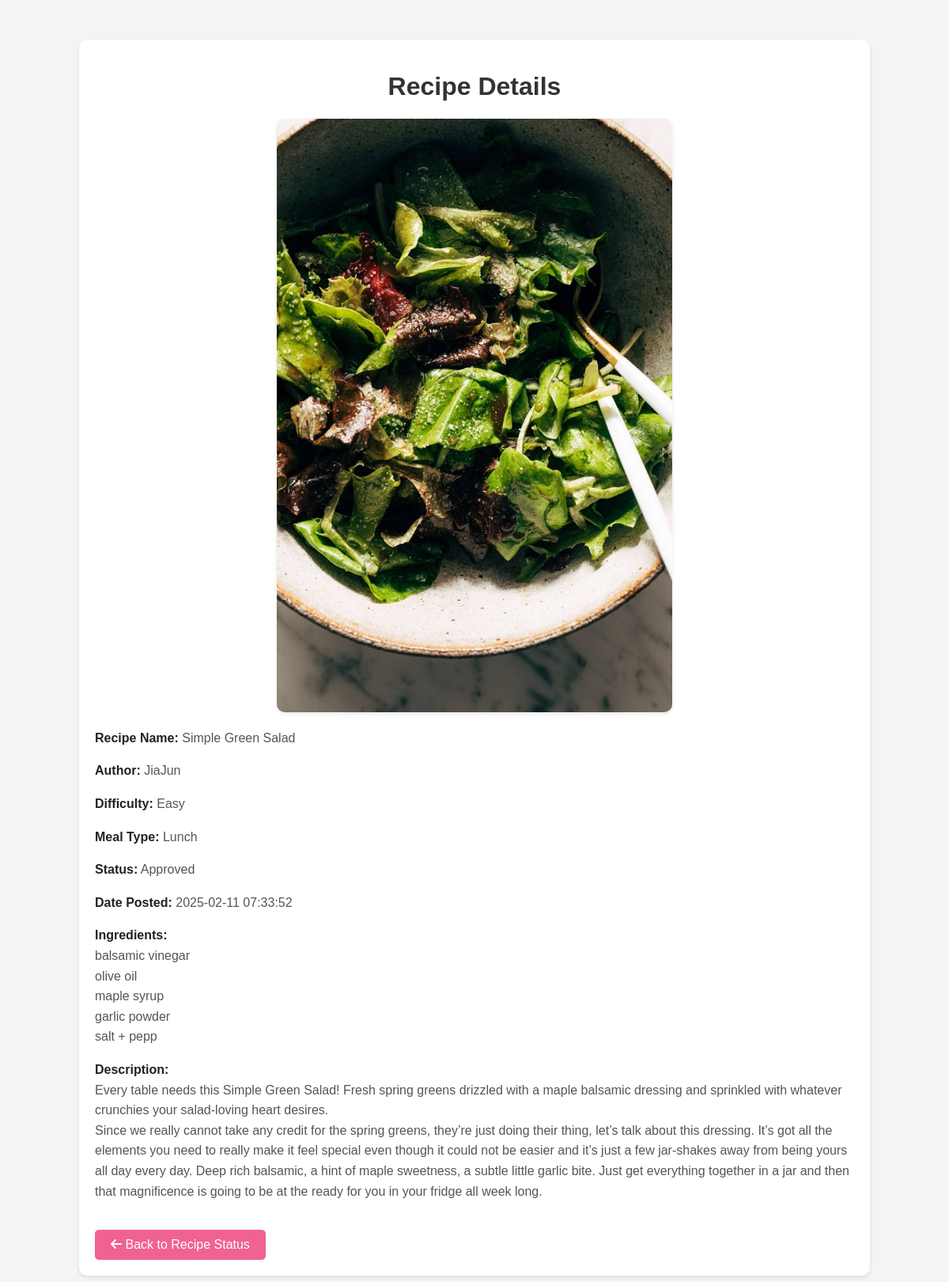
The app's page /view_recipe.php?id=7 with its own data.
### tables this page shows
CREATE TABLE `recipe` (
  `recipeID` int(11) NOT NULL,
  `recipeImg` varchar(255) DEFAULT NULL,
  `recipeName` varchar(255) NOT NULL,
  `recipeIngred` text NOT NULL,
  `recipeDesc` text NOT NULL,
  `recipeDate` timestamp NOT NULL DEFAULT current_timestamp(),
  `recipeStatus` enum('Pending','Approved','Rejected','Re-Submitted') NOT NULL,
  `remark` text DEFAULT NULL,
  `userID` int(11) DEFAULT NULL,
  `diffID` int(11) DEFAULT NULL,
  `typeID` int(11) DEFAULT NULL
);

CREATE TABLE `registered_user` (
  `userID` int(11) NOT NULL,
  `userImg` varchar(255) DEFAULT NULL,
  `userName` varchar(255) NOT NULL,
  `userEmail` varchar(255) NOT NULL,
  `userPass` varchar(255) NOT NULL,
  `userBio` text DEFAULT NULL,
  `favID` int(11) DEFAULT NULL,
  `reset_token` varchar(255) DEFAULT NULL,
  `userStatus` enum('Active','Inactive','Banned') NOT NULL DEFAULT 'Active'
);

CREATE TABLE `meal_difficulty` (
  `diffID` int(11) NOT NULL,
  `mealDiff` varchar(255) NOT NULL
);

CREATE TABLE `meal_type` (
  `typeID` int(11) NOT NULL,
  `mealType` varchar(255) NOT NULL
);

### view_recipe.php (the view, shortened to what this page needs)
<?php
include 'db.php';
$recipeID = $_GET['id'];
$query = "SELECT recipe.*, registered_user.userName, meal_difficulty.mealDiff, meal_type.mealType
          FROM recipe
          LEFT JOIN registered_user ON recipe.userID = registered_user.userID
          LEFT JOIN meal_difficulty ON recipe.diffID = meal_difficulty.diffID
          LEFT JOIN meal_type ON recipe.typeID = meal_type.typeID
          WHERE recipe.recipeID = ?";
$stmt = $conn->prepare($query);
$stmt->bind_param("i", $recipeID);
$stmt->execute();
$result = $stmt->get_result();
$recipe = $result->fetch_assoc();
?>
<!DOCTYPE html>
<html lang="en">
<head>
    <link rel="stylesheet" href="https://cdnjs.cloudflare.com/ajax/libs/font-awesome/6.4.2/css/all.min.css">
</head>
<body>
    <div class="container">
        <h1>Recipe Details</h1>
        <?php if ($recipe['recipeImg']) { ?>
            <img src="<?= $recipe['recipeImg'] ?>" alt="Recipe Image" class="recipe-image">
        <?php } else { ?>
            <img src="https://via.placeholder.com/500" alt="No Image Available" class="recipe-image">
        <?php } ?>
        <div class="details">
            <p><span class="highlight">Recipe Name:</span> <?= $recipe['recipeName'] ?></p>
            <p><span class="highlight">Author:</span> <?= $recipe['userName'] ?: 'Unknown' ?></p>
            <p><span class="highlight">Difficulty:</span> <?= $recipe['mealDiff'] ?: 'Unknown' ?></p>
            <p><span class="highlight">Meal Type:</span> <?= $recipe['mealType'] ?: 'Unknown' ?></p>
            <p><span class="highlight">Status:</span> <?= $recipe['recipeStatus'] ?></p>
            <p><span class="highlight">Date Posted:</span> <?= $recipe['recipeDate'] ?></p>
            <p><span class="highlight">Ingredients:</span><br> <?= nl2br($recipe['recipeIngred']) ?></p>
            <p><span class="highlight">Description:</span><br> <?= nl2br($recipe['recipeDesc']) ?></p>
        </div>
        <a href="manage_recipe_status.php" class="back-btn"><i class="fas fa-arrow-left"></i> Back to Recipe Status</a>
    </div>
</body>
</html>

### view_recipe.php (style rules this page uses)
body { margin: 0; font-family: Arial, sans-serif; background-color: #f4f4f4; }
.container { width: 80%; margin: 50px auto; background-color: white; padding: 20px; border-radius: 10px; box-shadow: 0 2px 5px rgba(0, 0, 0, 0.1); }
h1 { text-align: center; color: #333; }
.recipe-image { display: block; width: 100%; max-width: 500px; margin: 20px auto; border-radius: 10px; box-shadow: 0 2px 5px rgba(0, 0, 0, 0.1); }
.details { margin-top: 20px; }
.details p { font-size: 16px; line-height: 1.6; color: #555; }
.highlight { font-weight: bold; color: #222; }
.back-btn { display: inline-block; padding: 10px 20px; background-color: #f06292; color: white; border-radius: 5px; text-decoration: none; font-size: 16px; margin-top: 20px; }

### records on screen
recipe: recipeImg (picture), recipeName "Simple Green Salad", userID.userName "JiaJun", diffID.mealDiff "Easy", typeID.mealType "Lunch", recipeStatus "Approved", recipeDate "2025-02-11 07:33:52", recipeIngred "balsamic vinegar olive oil maple syrup garlic powder salt + pepp", recipeDesc "Every table needs this Simple Green Salad! Fresh spring greens drizzled with a maple balsamic dressing and sprinkled with whatever crunchies your salad-loving heart desires. Since we really cannot take any credit for the spring greens, they’re just doing their thing, let’s talk about this dressing. It’s got all the elements you need to really make it feel special even though it could not be easier and it’s just a few jar-shakes away from being yours all day every day. Deep rich balsamic, a hint of maple sweetness, a subtle little garlic bite. Just get everything together in a jar and then that magnificence is going to be at the ready for you in your fridge all week long."
